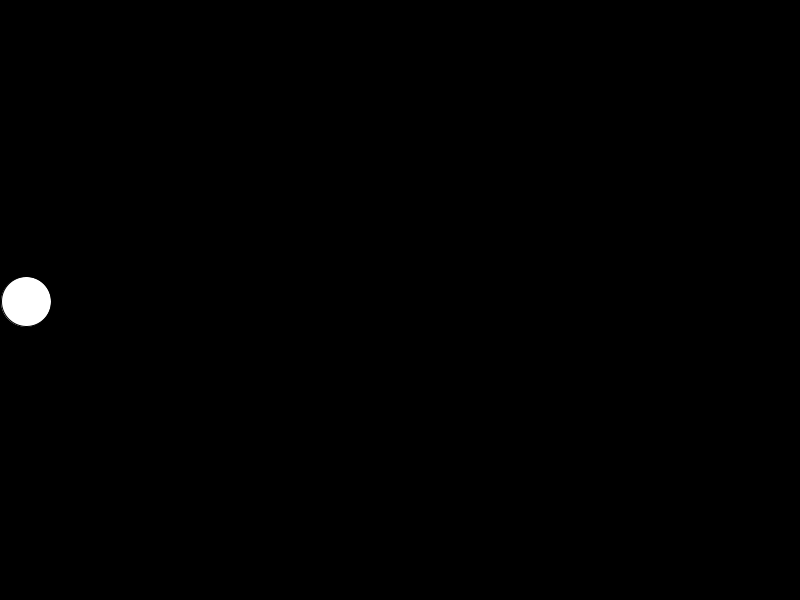
Frame 1 (no input)
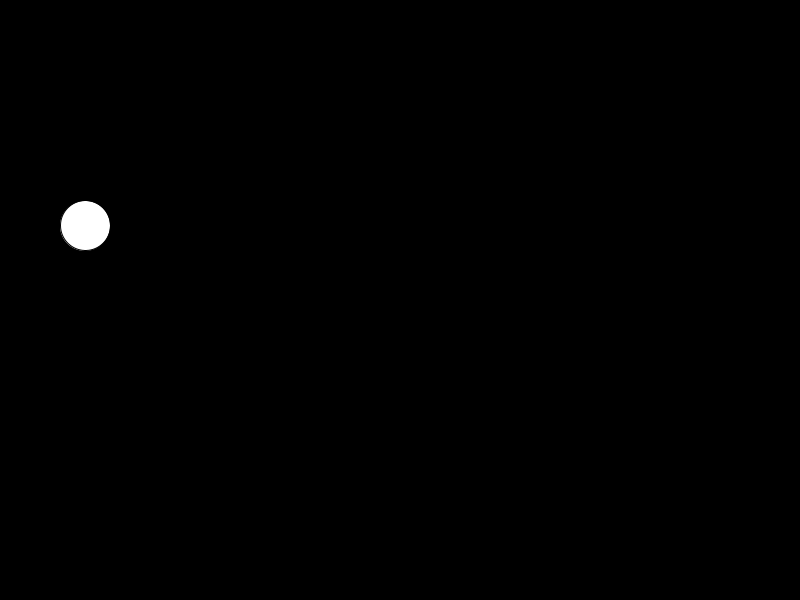
Frame 60 (the mouse pressed at the canvas centre just before this capture)
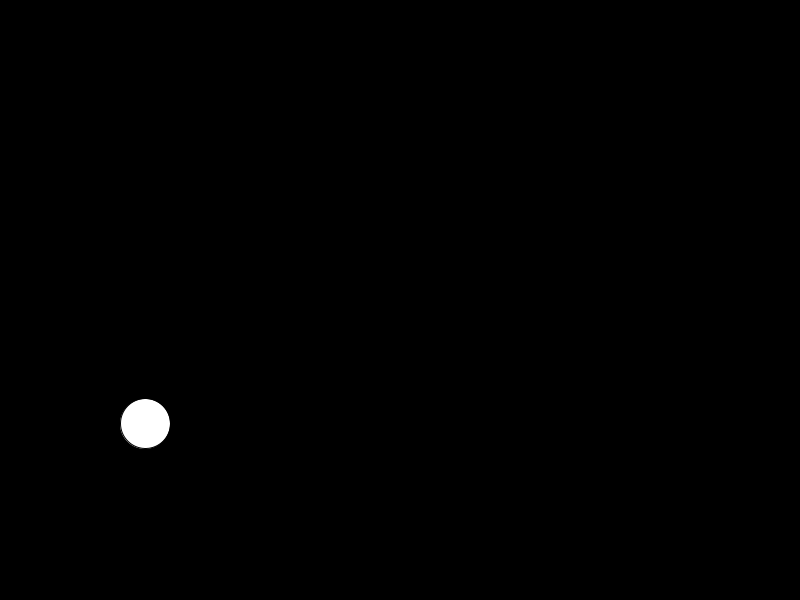
Frame 120 (the mouse held since frame 60 and released just before this capture)

The Processing sketch that drew these frames (run headless with seeded random() and noise(); from frame 60 on, the mouse is pressed at the canvas centre):

// Processing sketch: Question_11
// ── Question_11.pde
int size = 50; 
float xPos = size/2, yPos; 
int xDirection = 1; 
float theta; 
float ampl; 

void setup(){
size(800, 600); 

}
void draw(){
background(0); 

theta += .07; 


if (xPos>width-size/2 || xPos<size/2){
  xDirection=-xDirection;
}

xPos += xDirection; 

 
ampl=map(0,0,xPos,xPos,height);



yPos = height/2 +sin(theta)*ampl; 

fill(255); 
ellipse(xPos, yPos, size, size); 
}
